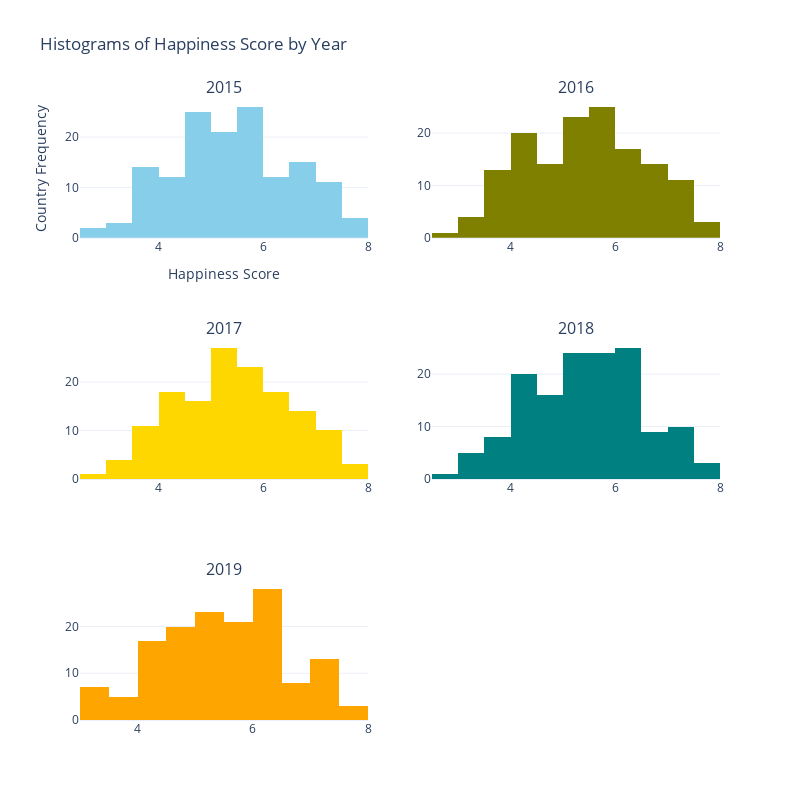

Notebook cell for this chart:
### Markdown cell above
## 2.1 Histogram - Score - Yearwise

### Code cell
fig = make_subplots(rows=3, cols=2, subplot_titles=("2015", "2016", "2017", "2018", "2019"))

fig.add_trace(
    go.Histogram(x=df[df['year'] == 2015]['score'], marker_color="skyblue"),
    row=1, col=1
)
fig.add_trace(
    go.Histogram(x=df[df['year'] == 2016]['score'], marker_color="olive"),
    row=1, col=2
)
fig.add_trace(
    go.Histogram(x=df[df['year'] == 2017]['score'], marker_color="gold"),
    row=2, col=1
)
fig.add_trace(
    go.Histogram(x=df[df['year'] == 2018]['score'], marker_color="teal"),
    row=2, col=2
)
fig.add_trace(
    go.Histogram(x=df[df['year'] == 2019]['score'], marker_color="orange"),
    row=3, col=1
)

fig.update_layout(
    height=800,
    width=800,
    title="Histograms of Happiness Score by Year",
    xaxis=dict(title="Happiness Score"),
    yaxis=dict(title="Country Frequency"),
    showlegend=False,
    template="plotly_white"
)

fig.show()

### Figure 1 — Plotly figure (JSON) as saved in the notebook; plotly's stock layout.template omitted (floating-point values rounded to 4 significant figures; data arrays with more than 128 entries replaced by an {"elided": "..."} marker saying what was removed)
{"data": [{"marker": {"color": "skyblue"}, "type": "histogram", "x": {"elided": "145 float values"}, "xaxis": "x", "yaxis": "y"}, {"marker": {"color": "olive"}, "type": "histogram", "x": {"elided": "145 float values"}, "xaxis": "x2", "yaxis": "y2"}, {"marker": {"color": "gold"}, "type": "histogram", "x": {"elided": "145 float values"}, "xaxis": "x3", "yaxis": "y3"}, {"marker": {"color": "teal"}, "type": "histogram", "x": {"elided": "145 float values"}, "xaxis": "x4", "yaxis": "y4"}, {"marker": {"color": "orange"}, "type": "histogram", "x": {"elided": "145 float values"}, "xaxis": "x5", "yaxis": "y5"}], "layout": {"annotations": [{"font": {"size": 16}, "showarrow": false, "text": "2015", "x": 0.225, "xanchor": "center", "xref": "paper", "y": 1, "yanchor": "bottom", "yref": "paper"}, {"font": {"size": 16}, "showarrow": false, "text": "2016", "x": 0.775, "xanchor": "center", "xref": "paper", "y": 1, "yanchor": "bottom", "yref": "paper"}, {"font": {"size": 16}, "showarrow": false, "text": "2017", "x": 0.225, "xanchor": "center", "xref": "paper", "y": 0.6111, "yanchor": "bottom", "yref": "paper"}, {"font": {"size": 16}, "showarrow": false, "text": "2018", "x": 0.775, "xanchor": "center", "xref": "paper", "y": 0.6111, "yanchor": "bottom", "yref": "paper"}, {"font": {"size": 16}, "showarrow": false, "text": "2019", "x": 0.225, "xanchor": "center", "xref": "paper", "y": 0.2222, "yanchor": "bottom", "yref": "paper"}], "height": 800, "showlegend": false, "title": {"text": "Histograms of Happiness Score by Year"}, "width": 800, "xaxis": {"anchor": "y", "domain": [0, 0.45], "title": {"text": "Happiness Score"}}, "xaxis2": {"anchor": "y2", "domain": [0.55, 1]}, "xaxis3": {"anchor": "y3", "domain": [0, 0.45]}, "xaxis4": {"anchor": "y4", "domain": [0.55, 1]}, "xaxis5": {"anchor": "y5", "domain": [0, 0.45]}, "xaxis6": {"anchor": "y6", "domain": [0.55, 1]}, "yaxis": {"anchor": "x", "domain": [0.7778, 1], "title": {"text": "Country Frequency"}}, "yaxis2": {"anchor": "x2", "domain": [0.7778, 1]}, "yaxis3": {"anchor": "x3", "domain": [0.3889, 0.6111]}, "yaxis4": {"anchor": "x4", "domain": [0.3889, 0.6111]}, "yaxis5": {"anchor": "x5", "domain": [0, 0.2222]}, "yaxis6": {"anchor": "x6", "domain": [0, 0.2222]}}}
